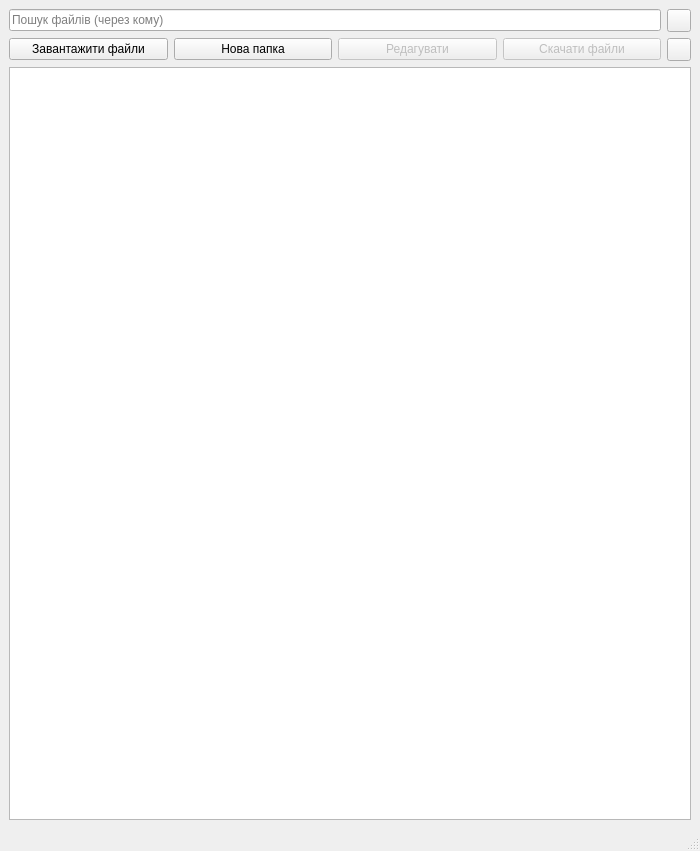
<?xml version="1.0" encoding="UTF-8"?>
<ui version="4.0">
 <class>MainWindow</class>
 <widget class="QMainWindow" name="MainWindow">
  <property name="geometry">
   <rect>
    <x>0</x>
    <y>0</y>
    <width>700</width>
    <height>851</height>
   </rect>
  </property>
  <property name="windowTitle">
   <string>TeleCloud</string>
  </property>
  <property name="windowIcon">
   <iconset resource="logo.qrc">
    <normaloff>:/:/newPrefix/logo1.png/logo.png</normaloff>:/:/newPrefix/logo1.png/logo.png</iconset>
  </property>
  <widget class="QWidget" name="centralwidget">
   <layout class="QVBoxLayout" name="verticalLayout">
    <item>
     <layout class="QHBoxLayout" name="horizontalLayout">
      <item>
       <widget class="QLineEdit" name="search_line">
        <property name="placeholderText">
         <string>Пошук файлів (через кому)</string>
        </property>
       </widget>
      </item>
      <item>
       <widget class="QToolButton" name="cancel_search_button">
        <property name="text">
         <string/>
        </property>
        <property name="icon">
         <iconset>
          <normaloff>:/:/newPrefix/logo1.png/cross.png</normaloff>:/:/newPrefix/logo1.png/cross.png</iconset>
        </property>
       </widget>
      </item>
     </layout>
    </item>
    <item>
     <layout class="QHBoxLayout" name="horizontalLayout_2">
      <item>
       <widget class="QPushButton" name="upload_button">
        <property name="text">
         <string>Завантажити файли</string>
        </property>
        <property name="icon">
         <iconset>
          <normaloff>:/:/newPrefix/logo1.png/upload.png</normaloff>:/:/newPrefix/logo1.png/upload.png</iconset>
        </property>
       </widget>
      </item>
      <item>
       <widget class="QPushButton" name="folder_create">
        <property name="text">
         <string>Нова папка</string>
        </property>
       </widget>
      </item>
      <item>
       <widget class="QPushButton" name="change_button">
        <property name="enabled">
         <bool>false</bool>
        </property>
        <property name="text">
         <string>Редагувати</string>
        </property>
        <property name="icon">
         <iconset>
          <normaloff>:/:/newPrefix/logo1.png/edit.png</normaloff>:/:/newPrefix/logo1.png/edit.png</iconset>
        </property>
       </widget>
      </item>
      <item>
       <widget class="QPushButton" name="download_button">
        <property name="enabled">
         <bool>false</bool>
        </property>
        <property name="text">
         <string>Скачати файли</string>
        </property>
        <property name="icon">
         <iconset>
          <normaloff>:/:/newPrefix/logo1.png/download.png</normaloff>:/:/newPrefix/logo1.png/download.png</iconset>
        </property>
       </widget>
      </item>
      <item>
       <widget class="QToolButton" name="toolButton">
        <property name="text">
         <string/>
        </property>
       </widget>
      </item>
     </layout>
    </item>
    <item>
     <widget class="QTreeView" name="treeView">
      <property name="acceptDrops">
       <bool>true</bool>
      </property>
     </widget>
    </item>
   </layout>
  </widget>
  <widget class="QMenuBar" name="menubar">
   <property name="geometry">
    <rect>
     <x>0</x>
     <y>0</y>
     <width>700</width>
     <height>21</height>
    </rect>
   </property>
  </widget>
  <widget class="QStatusBar" name="statusBar"/>
 </widget>
 <resources>
  <include location="logo.qrc"/>
 </resources>
 <connections/>
</ui>
